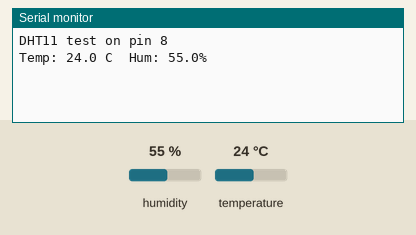
Bench run of a sketch on a simulated Arduino Uno, built with avr-gcc and run on an emulated ATmega328P. Shown: the last lines printed to the serial monitor. The inputs (shaded band) are chosen by the test bench; at power-on: humidity 55 %, temperature 24 °C.

Above: at 3.2 s.
3.3 s: humidity set to 22 %
At 5.5 s:
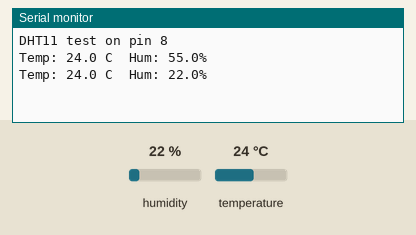
6.0 s: temperature set to 12 °C
At 6.7 s:
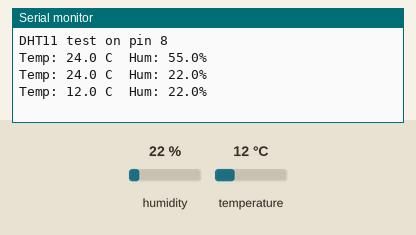
8.7 s: humidity set to 40 %
At 11.5 s:
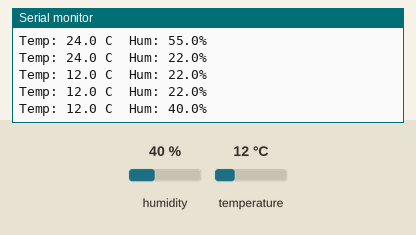
Timing chart, 0 to 13.0 s (numbered marks = the images above; inputs shaded):
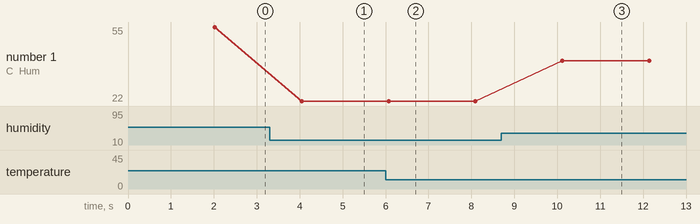

The sketch:

dht_test.ino
```cpp
/*
 * DHT11 Test Sketch (3-pin PCB module)
 * Pinout: VCC→5V, DATA→pin below, GND→GND (no external pull-up needed)
 * Open Serial Monitor at 115200. If NaN: swap DATA/GND or try another pin.
 */
#include <DHT.h>

#define DHT_PIN 2
#define DHTType DHT11

DHT   dht(DHT_PIN,DHTType);

void setup() {
  Serial.begin(115200);
  dht.begin();
  delay(2000);
  Serial.println("DHT11 test on pin 8");
}

void loop() {
  float t = dht.readTemperature();
  float h = dht.readHumidity();
  Serial.print("Temp: ");
  Serial.print(isnan(t) ? "NaN" : String(t, 1));
  Serial.print(" C  Hum: ");
  Serial.print(isnan(h) ? "NaN" : String(h, 1));
  Serial.println("%");
  delay(2000);
}
```

Measured:
- after the input at 3.3 s, the serial monitor: prints a new line after 0.75 s (image 1)
- after the input at 6.0 s, the serial monitor: prints a new line after 0.07 s (image 2)
- after the input at 8.7 s, the serial monitor: prints a new line after 1.4 s (image 3)
- plotted number 1: 55 → 22 after the input at 3.3 s, 22 → 40 after the input at 8.7 s
